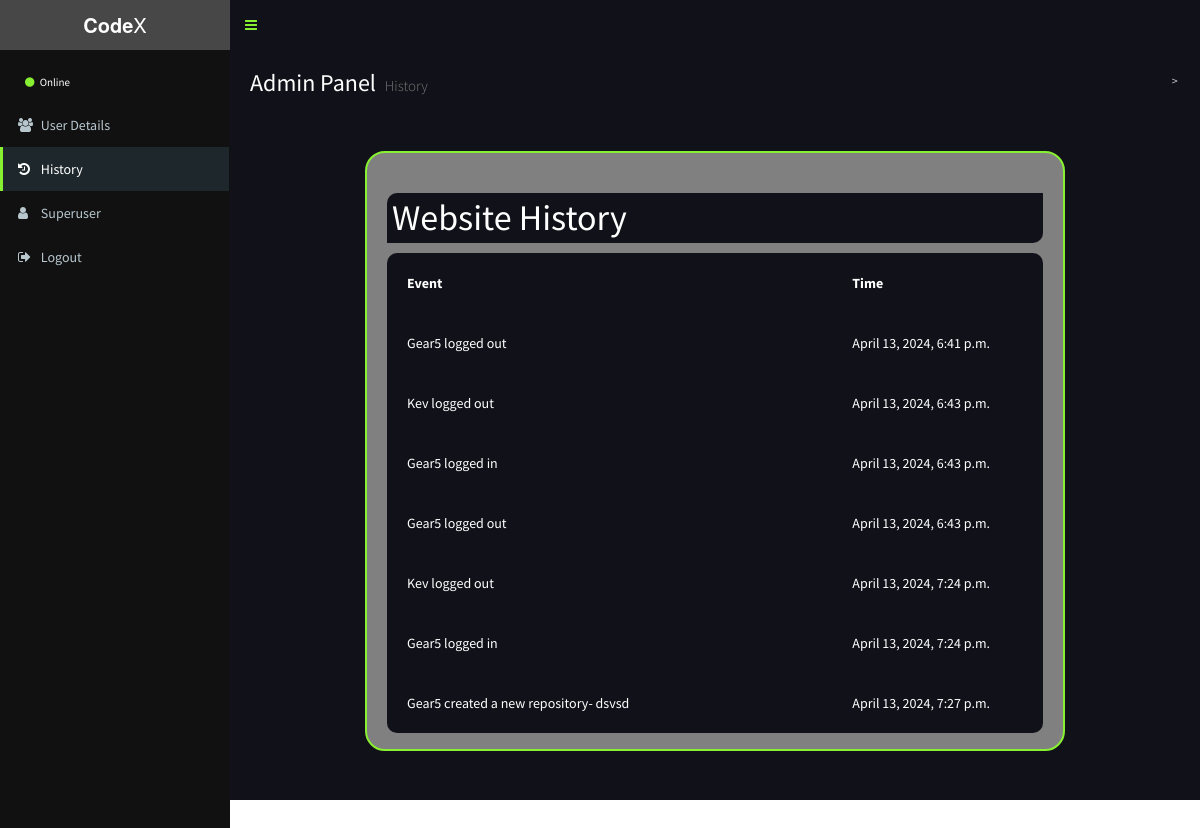
Page /history/ (signed in) on the committed database.
### myapp/models.py (models this page shows)
class History(models.Model):
    event=models.CharField(max_length=35)
    occured_at=models.DateTimeField(auto_now_add=True)

### myapp/views.py (the view)
# urls.py: path('history/',views.history),
def history(request):
    if 'username' in request.session:
        AllHistory=History.objects.all()
        return render(request,'history.html',{'WebsiteHistory':AllHistory})
    return redirect(user_login)

### myapp/templates/history.html (shortened to what this page needs)
{% load static %}
<!DOCTYPE html>
<html>
  <head>
    <link
      href="{% static 'hback/bootstrap/css/bootstrap.min.css'%}"
      rel="stylesheet"
      type="text/css"
    />
    <link
      href="https://maxcdn.bootstrapcdn.com/font-awesome/4.3.0/css/font-awesome.min.css"
      rel="stylesheet"
      type="text/css"
    />
    <link
      href="http://code.ionicframework.com/ionicons/2.0.0/css/ionicons.min.css"
      rel="stylesheet"
      type="text/css"
    />
    <link href="{% static 'hback/css/userHome.css'%}" rel="stylesheet" type="text/css" />
    <link
      href="{% static 'hback/dist/css/skins/_all-skins.min.css'%}"
      rel="stylesheet"
      type="text/css"
    />
    <link
      href="{% static 'hback/plugins/iCheck/flat/blue.css'%}"
      rel="stylesheet"
      type="text/css"
    />
    <link
      href="{% static 'hback/plugins/jvectormap/jquery-jvectormap-1.2.2.css'%}"
      rel="stylesheet"
      type="text/css"
    />
    <link
      href="{% static 'hback/plugins/datepicker/datepicker3.css'%}"
      rel="stylesheet"
      type="text/css"
    />
    <link
      href="{% static 'hback/plugins/daterangepicker/daterangepicker-bs3.css'%}"
      rel="stylesheet"
      type="text/css"
    />
    <link
      href="{% static 'hback/plugins/bootstrap-wysihtml5/bootstrap3-wysihtml5.min.css'%}"
      rel="stylesheet"
      type="text/css"
    />
  </head>
  <body class="skin-blue">
    <div class="wrapper">
      <header class="main-header">
        <a href="" class="logo"><b>Code</b>X</a>
        <nav class="navbar navbar-static-top" role="navigation">
          <a
            href="#"
            class="sidebar-toggle"
            data-toggle="offcanvas"
            role="button"
          >
          </a>
        </nav>
      </header>
      <aside class="main-sidebar">
        <section class="sidebar">
          <div class="user-panel">
            <div class="pull-left info">
              <a href="#"><i class="fa fa-circle text-success"></i> Online</a>
            </div>
          </div>
          <ul class="sidebar-menu">
            <li class="treeview">
              <a href="/adminHome/">
                <i class="fa fa-users"></i>  <span>User Details</span>
              </a>
            </li>
            <li class="active treeview">
              <a href="">
                <i class="fa fa-history"></i> <span>History</span>
              </a>
            </li>
            <li class="treeview">
              <a href="/admin/">
                <i class="fa fa-user"></i> <span>Superuser</span>
              </a>
            </li>
            <li class="treeview">
              <a href="/usrlogout/">
                <i class="fa fa-sign-out"></i> <span>Logout</span>
              </a>
            </li>
          </ul>
        </section>
      </aside>
      <div class="content-wrapper">
        <section class="content-header">
          <h1>
           Admin Panel
            <small>History</small>
          </h1>
          <ol class="breadcrumb">
            <li class="active"></li>
          </ol>
        </section>
        <div class="History">
            <h1>Website History</h1>
            <div class="lists">
                <table id="tb1">
                    <tr>
                        <th id="event">Event</th>
                        <th>Time</th>
                    </tr>
                    {%for h in WebsiteHistory%}
                        <tr>
                            <td>{{h.event}}</td>
                            <td>{{h.occured_at}}</td>
                        </tr>
                    {%endfor%}
                </table>
            </div>
        </div>
  </body>
</html>

### codex/static/hback/css/userHome.css (style rules this page uses)
html,body { min-height:100% }
body { -webkit-font-smoothing:antialiased;-moz-osx-font-smoothing:grayscale;font-family:'Source Sans Pro','Helvetica Neue',Helvetica,Arial,sans-serif;font-weight:400;overflow-x:hidden;overflow-y:auto }
.wrapper { min-height: 100%;position:static;overflow:hidden }
.wrapper:before,.wrapper:after { content:" ";display:table }
.wrapper:after { clear:both }
.content-wrapper,.right-side,.main-footer { -webkit-transition:-webkit-transform .3s cubic-bezier(.32, 1.25, .375, 1.15);-moz-transition:-moz-transform .3s cubic-bezier(.32, 1.25, .375, 1.15);-o-transition:-o-transform .3s cubic-bezier(.32, 1.25, .375, 1.15);transition:transform .3s cubic-bezier(.32, 1.25, .375, 1.15);-webkit-transition:margin-left .3s cubic-bezier(.32, 1.25, .375, 1.15);-o-transition:margin-left .3s cubic-bezier(.32, 1.25, .375, 1.15);transition:margin-left .3s cubic-bezier(.32, 1.25, .375, 1.15);margin-left:230px;z-index:820 }
.content-wrapper,.right-side { min-height: 800px;background-color: #111119;z-index:800 }
h1,h2,h3,h4,h5,h6,.h1,.h2,.h3,.h4,.h5,.h6 { font-family:'Source Sans Pro',sans-serif }
a { color:#3c8dbc }
.main-header { position:relative;max-height:100px;z-index:1030 }
.main-header>.navbar { margin-bottom:0;margin-left:230px;border:none;min-height:50px;border-radius:0 }
.main-header .sidebar-toggle { float:left;background-color:transparent;background-image:none;padding:15px 15px;font-family:fontAwesome }
.main-header .sidebar-toggle:before { content:"\f0c9" }
.main-header .logo { display:block;float:left;height:50px;font-size:20px;line-height:50px;text-align:center;width:230px;font-family:"Helvetica Neue",Helvetica,Arial,sans-serif;padding:0 15px;font-weight:300 }
.content-header { position:relative;padding:15px 15px 0 15px }
.content-header>h1 { margin:0;font-size:24px;color: white; }
.content-header>h1>small { font-size:15px;display:inline-block;padding-left:4px;font-weight:300 }
.content-header>.breadcrumb { float:right;background:transparent;margin-top:0px;margin-bottom:0;font-size:12px;padding:7px 5px;position:absolute;top:15px;right:10px;border-radius:2px;color: black; }
.content-header>.breadcrumb>li+li:before { content:'>\00a0' }
.main-sidebar,.left-side { position:absolute;top:0;left:0;padding-top:50px;height:100%;width:230px;z-index:810;-webkit-transition:-webkit-transform .3s cubic-bezier(.32, 1.25, .375, 1.15);-moz-transition:-moz-transform .3s cubic-bezier(.32, 1.25, .375, 1.15);-o-transition:-o-transform .3s cubic-bezier(.32, 1.25, .375, 1.15);transition:transform .3s cubic-bezier(.32, 1.25, .375, 1.15) }
.sidebar { padding-bottom:10px }
.user-panel { padding:10px }
.user-panel:before,.user-panel:after { content:" ";display:table }
.user-panel:after { clear:both }
.user-panel>.info { font-weight:600;padding:5px 5px 5px 15px;font-size:14px;line-height:1 }
.user-panel>.info>a { text-decoration:none;padding-right:5px;margin-top:3px;font-size:11px;font-weight:normal }
.user-panel>.info>a>.fa,.user-panel>.info>a>.ion,.user-panel>.info>a>.glyphicon { margin-right:3px }
.sidebar-menu { list-style:none;margin:0;padding:0 }
.sidebar-menu>li { position:relative;margin:0;padding:0 }
.sidebar-menu>li>a { padding:12px 5px 12px 15px;display:block }
.sidebar-menu>li>a>.fa,.sidebar-menu>li>a>.glyphicon,.sidebar-menu>li>a>.ion { width:20px }

### myapp/templates/history.html (style rules this page uses)
.History { margin: 0 auto; margin-top: 50px; background-color: grey; border: 2px solid #87f031; border-radius: 20px; width: 700px; height: 600px; padding: 20px; }
h1 { background-color: #111119; color: white; border-radius: 10px 0px 10px 0px; padding: 5px; }
.lists { width: 100%; height: 480px; background-color: #111119; overflow: auto; color: white; border-radius: 10px; }
th:not(first-child) { margin-left: 300px; padding: 20px; }
#event { margin-right: 200px; }
td { padding: 20px; margin-right: 100px; }

### rows in the picture
History: event "Gear5 logged out", occured_at "April 13, 2024, 6:41 p.m."
History: event "Kev logged out", occured_at "April 13, 2024, 6:43 p.m."
History: event "Gear5 logged in", occured_at "April 13, 2024, 6:43 p.m."
History: event "Gear5 logged out", occured_at "April 13, 2024, 6:43 p.m."
History: event "Kev logged out", occured_at "April 13, 2024, 7:24 p.m."
History: event "Gear5 logged in", occured_at "April 13, 2024, 7:24 p.m."
History: event "Gear5 created a new repository- dsvsd", occured_at "April 13, 2024, 7:27 p.m."
